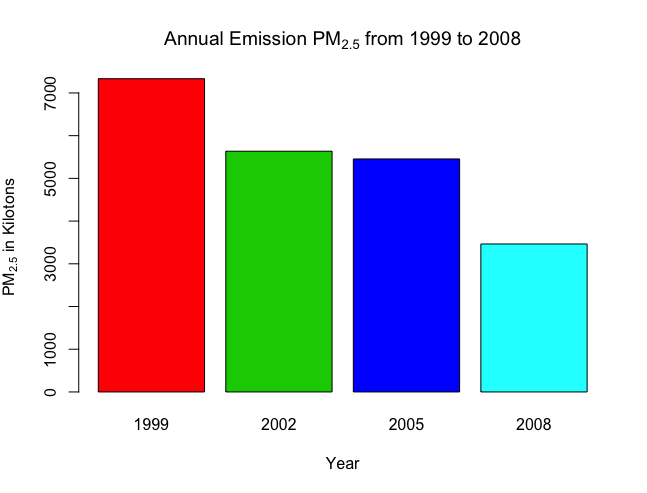

Source code (R):
total_annual_emissions <- aggregate(Emissions ~ year, NEI, FUN = sum)
color_range <- 2:(length(total_annual_emissions$year)+1)
with(total_annual_emissions, 
     barplot(height=Emissions/1000, names.arg = year, col = color_range, 
             xlab = "Year", ylab = expression('PM'[2.5]*' in Kilotons'),
             main = expression('Annual Emission PM'[2.5]*' from 1999 to 2008')))
